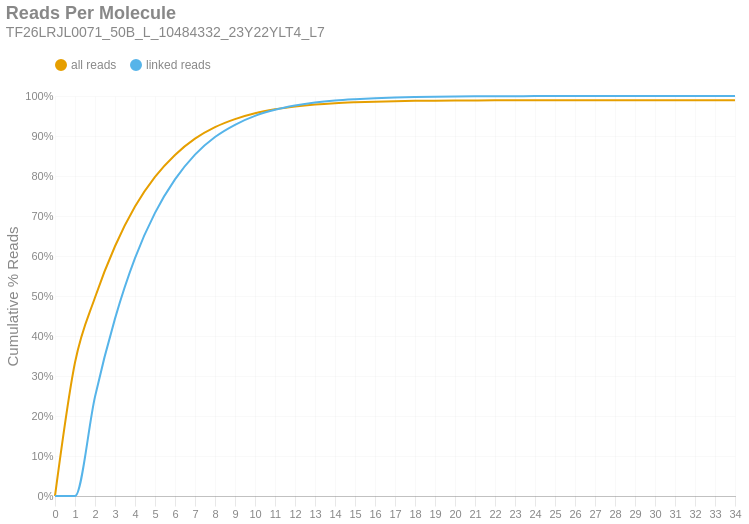

Source (notebook cell):
### Markdown cell above
### Reads per Molecule
This chart shows the cumulative distribution of the number of reads per linked molecule. That is, how many alignments are associated with a unique molecule. This excludes the number of reads associated with invalid or absent linked-read barcodes. The `linked` histogram is the percentages recalculated when disregarding singletons.

### Code cell
if SKIPLR:
    print_html(f"Skipped")
else:
    counts = np.bincount(valids['reads'].cast(pl.Int64).to_numpy())
    weighted = counts * np.arange(len(counts))
    all_perc = weighted / n_reads
    linked_perc = weighted / n_linked_reads
    linked_perc[1] = 0
    binned_df = pl.DataFrame({
        'readsper': list(range(len(counts))),
        'all reads (cumsum)': np.cumsum(all_perc).tolist(),
        'linked reads (cumsum)': np.cumsum(linked_perc).tolist(),
    })

    with SafeRender(binned_df):
        (
            density_plot(binned_df, 'Reads Per Molecule', samplename, 'readspmol')
            .encode(
                x=alt.X('readsper:O', title=None).axis(labelAngle=0).scale(padding=0),
                y=alt.Y('value:Q', title='Cumulative % Reads').axis(format='%').stack(False),
                color=alt.Color("key:N").scale(domain=["all reads", "linked reads"]),
                tooltip=[
                    alt.Tooltip("key:N", title="Data Type"),
                    alt.Tooltip("readsper:O", title="Reads Per Molecule"),
                    alt.Tooltip("value:Q", format=".2%", title="% Reads (Cum.)")
                ]            
            )
        ).display()

### Figure 1 — Vega-Lite specification as saved in the notebook (floating-point values rounded to 4 significant figures)
{"width": "container", "height": 400, "config": {"title": {"anchor": "start", "dy": -15, "fontSize": 18, "color": "#888888", "subtitleColor": "#888888", "subtitleFontSize": 14}, "arc": {"fill": "#0072B2"}, "axis": {"domainColor": "#888888", "domainWidth": 0.5, "gridWidth": 0.2, "grid": false, "titleFontWeight": 400, "titleFontSize": 15, "labelFontSize": 11, "labelColor": "#888888", "tickColor": "#888888", "tickWidth": 0.2, "titleColor": "#888888"}, "axisBand": {"grid": false}, "axisX": {"grid": true, "tickSize": 10, "domainCap": "round"}, "axisY": {"domain": false, "grid": true, "tickSize": 0, "domainCap": "round"}, "background": "transparent", "header": {"labelFontSize": 15, "labelColor": "#888888", "titleFontSize": 15, "titleFontWeight": 600, "titleColor": "#888888"}, "legend": {"labelFont": "sans-serif", "labelFontSize": 12, "labelColor": "#888888", "symbolSize": 100, "symbolType": "circle", "titleFontSize": 12, "titlePadding": 10, "titleColor": "#888888", "title": null, "orient": "top"}, "range": {"category": ["#E69F00", "#56B4E9", "#009E73", "#F0E442", "#0072B2", "#D55E00", "#CC79A7", "#000000"], "diverging": ["#cfe8f3", "#a2d4ec", "#73bfe2", "#46abdb", "#1696d2", "#12719e"]}, "area": {"fill": "#0072B2", "fillOpacity": 0.7, "line": true, "strokeOpacity": 0.7}, "line": {"color": "#0072B2", "stroke": "#0072B2", "strokeWidth": 2}, "trail": {"color": "#0072B2", "stroke": "#0072B2", "strokeWidth": 0, "size": 1}, "point": {"filled": true, "fillOpacity": 1.0, "size": 95}, "text": {"color": "#888888", "fontSize": 11, "align": "right", "fontWeight": 400, "size": 11}, "bar": {"fill": "#0072B2", "stroke": null}, "view": {"stroke": null, "continuousWidth": 660, "continuousHeight": 400}}, "data": {"name": "data-268a1439eee44efc96f7bc97f09896cf"}, "mark": {"type": "line", "interpolate": "monotone", "point": {"opacity": 0, "size": 275}}, "encoding": {"color": {"field": "key", "scale": {"domain": ["all reads", "linked reads"]}, "type": "nominal"}, "tooltip": [{"field": "key", "title": "Data Type", "type": "nominal"}, {"field": "readsper", "title": "Reads Per Molecule", "type": "ordinal"}, {"field": "value", "format": ".2%", "title": "% Reads (Cum.)", "type": "quantitative"}], "x": {"axis": {"labelAngle": 0}, "field": "readsper", "scale": {"padding": 0}, "title": null, "type": "ordinal"}, "y": {"axis": {"format": "%"}, "field": "value", "stack": false, "title": "Cumulative % Reads", "type": "quantitative"}}, "params": [{"name": "param_c36ac31b6afebe62", "select": {"type": "point", "fields": ["key"]}, "bind": "legend"}], "title": {"text": "Reads Per Molecule", "subtitle": "TF26LRJL0071_50B_L_10484332_23Y22YLT4_L7"}, "transform": [{"fold": ["all reads (cumsum)", "linked reads (cumsum)"]}, {"calculate": "replace(datum.key, ' (cumsum)', '')", "as": "key"}, {"filter": {"param": "param_c36ac31b6afebe62"}}], "usermeta": {"embedOptions": {"downloadFileName": "TF26LRJL0071_50B_L_10484332_23Y22YLT4_L7.readspmol"}}, "$schema": "https://vega.github.io/schema/vega-lite/v6.4.1.json", "datasets": {"data-268a1439eee44efc96f7bc97f09896cf": [{"readsper": 0, "all reads (cumsum)": 0.0, "linked reads (cumsum)": 0.0}, {"readsper": 1, "all reads (cumsum)": 0.3336, "linked reads (cumsum)": 0.0}, {"readsper": 2, "all reads (cumsum)": 0.4964, "linked reads (cumsum)": 0.2482}, {"readsper": 3, "all reads (cumsum)": 0.6244, "linked reads (cumsum)": 0.4434}, {"readsper": 4, "all reads (cumsum)": 0.7236, "linked reads (cumsum)": 0.5947}, {"readsper": 5, "all reads (cumsum)": 0.7977, "linked reads (cumsum)": 0.7077}, {"readsper": 6, "all reads (cumsum)": 0.8527, "linked reads (cumsum)": 0.7915}, {"readsper": 7, "all reads (cumsum)": 0.8934, "linked reads (cumsum)": 0.8536}, {"readsper": 8, "all reads (cumsum)": 0.9222, "linked reads (cumsum)": 0.8975}, {"readsper": 9, "all reads (cumsum)": 0.9422, "linked reads (cumsum)": 0.928}, {"readsper": 10, "all reads (cumsum)": 0.9568, "linked reads (cumsum)": 0.9503}, {"readsper": 11, "all reads (cumsum)": 0.9667, "linked reads (cumsum)": 0.9654}, {"readsper": 12, "all reads (cumsum)": 0.9738, "linked reads (cumsum)": 0.9761}, {"readsper": 13, "all reads (cumsum)": 0.9788, "linked reads (cumsum)": 0.9838}, {"readsper": 14, "all reads (cumsum)": 0.9821, "linked reads (cumsum)": 0.9889}, {"readsper": 15, "all reads (cumsum)": 0.9842, "linked reads (cumsum)": 0.9921}, {"readsper": 16, "all reads (cumsum)": 0.9858, "linked reads (cumsum)": 0.9945}, {"readsper": 17, "all reads (cumsum)": 0.9871, "linked reads (cumsum)": 0.9964}, {"readsper": 18, "all reads (cumsum)": 0.9878, "linked reads (cumsum)": 0.9976}, {"readsper": 19, "all reads (cumsum)": 0.9884, "linked reads (cumsum)": 0.9984}, {"readsper": 20, "all reads (cumsum)": 0.9887, "linked reads (cumsum)": 0.999}, {"readsper": 21, "all reads (cumsum)": 0.9889, "linked reads (cumsum)": 0.9993}, {"readsper": 22, "all reads (cumsum)": 0.9891, "linked reads (cumsum)": 0.9995}, {"readsper": 23, "all reads (cumsum)": 0.9892, "linked reads (cumsum)": 0.9996}, {"readsper": 24, "all reads (cumsum)": 0.9892, "linked reads (cumsum)": 0.9997}, {"readsper": 25, "all reads (cumsum)": 0.9893, "linked reads (cumsum)": 0.9998}, {"readsper": 26, "all reads (cumsum)": 0.9893, "linked reads (cumsum)": 0.9998}, {"readsper": 27, "all reads (cumsum)": 0.9894, "linked reads (cumsum)": 0.9999}, {"readsper": 28, "all reads (cumsum)": 0.9894, "linked reads (cumsum)": 0.9999}, {"readsper": 29, "all reads (cumsum)": 0.9894, "linked reads (cumsum)": 1.0}, {"readsper": 30, "all reads (cumsum)": 0.9894, "linked reads (cumsum)": 1.0}, {"readsper": 31, "all reads (cumsum)": 0.9894, "linked reads (cumsum)": 1.0}, {"readsper": 32, "all reads (cumsum)": 0.9894, "linked reads (cumsum)": 1.0}, {"readsper": 33, "all reads (cumsum)": 0.9894, "linked reads (cumsum)": 1.0}, {"readsper": 34, "all reads (cumsum)": 0.9894, "linked reads (cumsum)": 1.0}]}}
